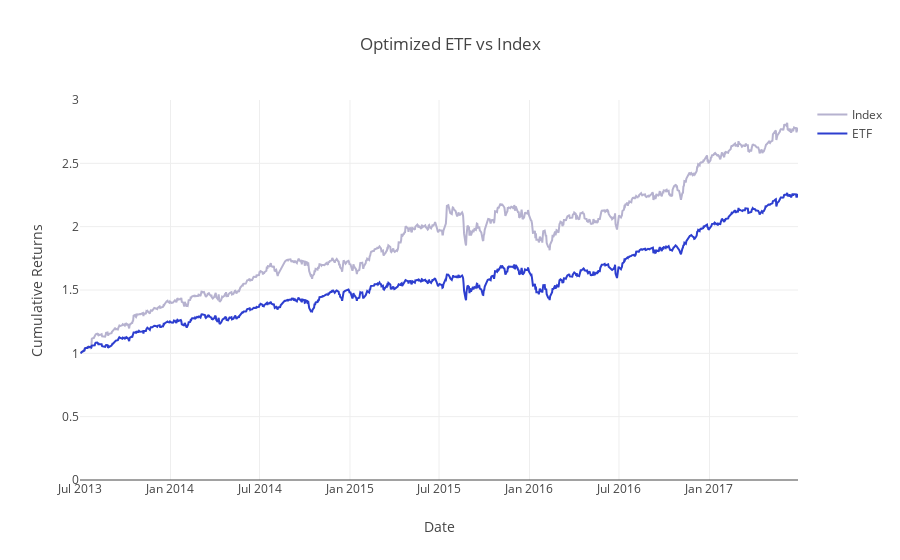

Here is the notebook cell this chart was saved with:
### Code cell
optim_etf_returns = generate_weighted_returns(returns, optimal_single_rebalance_etf_weights)
optim_etf_cumulative_returns = calculate_cumulative_returns(optim_etf_returns)
project_helper.plot_benchmark_returns(index_weighted_cumulative_returns, optim_etf_cumulative_returns, 'Optimized ETF vs Index')

optim_etf_tracking_error = tracking_error(np.sum(index_weighted_returns, 1), np.sum(optim_etf_returns, 1))
print('Optimized ETF Tracking Error: {}'.format(optim_etf_tracking_error))

### Figure 1 — Plotly figure (JSON) as saved in the notebook; plotly's stock layout.template omitted (floating-point values rounded to 4 significant figures; data arrays with more than 128 entries replaced by an {"elided": "..."} marker saying what was removed)
{"data": [{"line": {"color": "#B6B2CF"}, "name": "Index", "type": "scatter", "x": {"elided": "1009 str values"}, "y": {"elided": "1009 float values"}}, {"line": {"color": "#2D3ECF"}, "name": "ETF", "type": "scatter", "x": {"elided": "1009 str values"}, "y": {"elided": "1009 float values"}}], "layout": {"title": "Optimized ETF vs Index", "xaxis": {"title": "Date"}, "yaxis": {"range": [0, 3], "title": "Cumulative Returns"}}}
